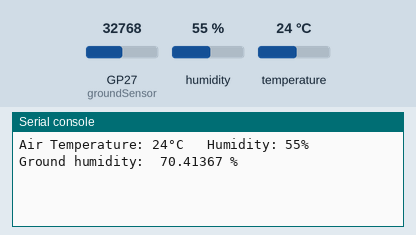
The program below on a simulated Raspberry Pi Pico running MicroPython. On the bench: the last lines printed to the serial console. The test bench sets the inputs (shaded band); at power-on: humidity 55 %, GP27 (groundSensor) = 32768, temperature 24 °C (analog values on the 0–65535 scale).

Above: at 3.2 s.
3.3 s: humidity set to 22 %
At 5.1 s:
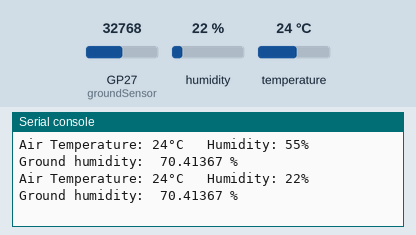
6.0 s: GP27 (groundSensor) set to 45874
At 7.4 s:
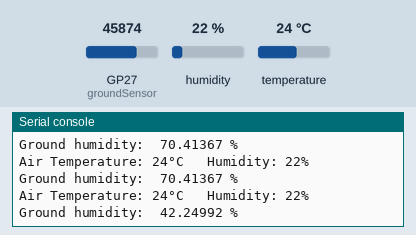
8.7 s: temperature set to 12 °C
At 11.0 s:
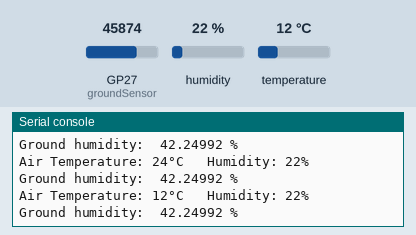
11.4 s: GP27 (groundSensor) set to 57670
At 13.3 s:
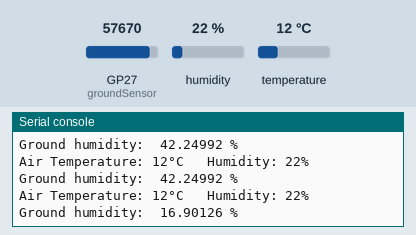
14.1 s: humidity set to 40 %
At 14.5 s:
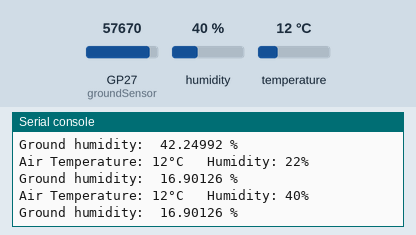
Timing chart, 0 to 17.1 s (numbered marks = the images above; inputs shaded):
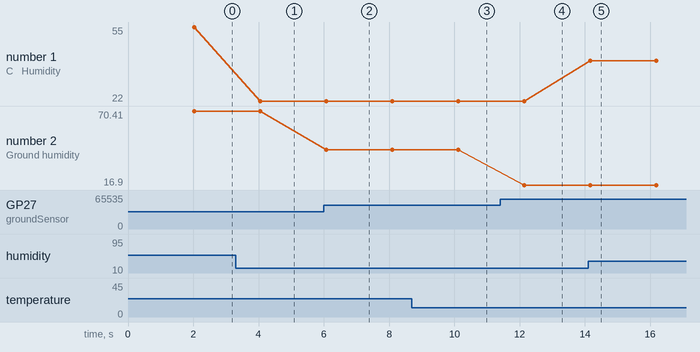

Measured:
- after the input at 3.3 s, the serial console: prints a new line after 0.75 s (image 1)
- after the input at 6.0 s, the serial console: prints a new line after 0.07 s (image 2)
- after the input at 8.7 s, the serial console: prints a new line after 1.4 s (image 3)
- after the input at 11.4 s, the serial console: prints a new line after 0.74 s (image 4)
- after the input at 14.1 s, the serial console: prints a new line after 0.06 s (image 5)
- plotted number 1: 55 → 22 after the input at 3.3 s, 22 → 40 after the input at 14.1 s
- plotted number 2: 70.41 → 42.25 after the input at 6.0 s, 42.25 → 16.9 after the input at 11.4 s

The program:

groudnAndAirSensor.py
```python
from machine import Pin, ADC
from time import sleep
import dht

airSensor = dht.DHT11(Pin(16))
 # https://microcontrollerslab.com/dht11-dht22-raspberry-pi-pico-micropython-tutorial/
groundSensor = Pin(27,Pin.IN)
groundSensorAdc = ADC(groundSensor)


sleep(2)


def remap(x, in_min, in_max, out_min, out_max):
  return (x - in_min) * (out_max - out_min) / (in_max - in_min) + out_min

while True:
    airSensor.measure()
    temp = airSensor.temperature()
    hum = airSensor.humidity()
    print("Air Temperature: {}°C   Humidity: {:.0f}% ".format(temp, hum))
    groundSensor_raw = groundSensorAdc.read_u16()
    #checked manualny by puting sensor into water
    # does not work in air, slightely in hands, not in books etc. In ground works fine
    groundSensorFinal = remap(groundSensor_raw,65535,19000,0,100)
    print("Ground humidity: ",groundSensorFinal, "%", sep=" ")
    sleep(2)
```
